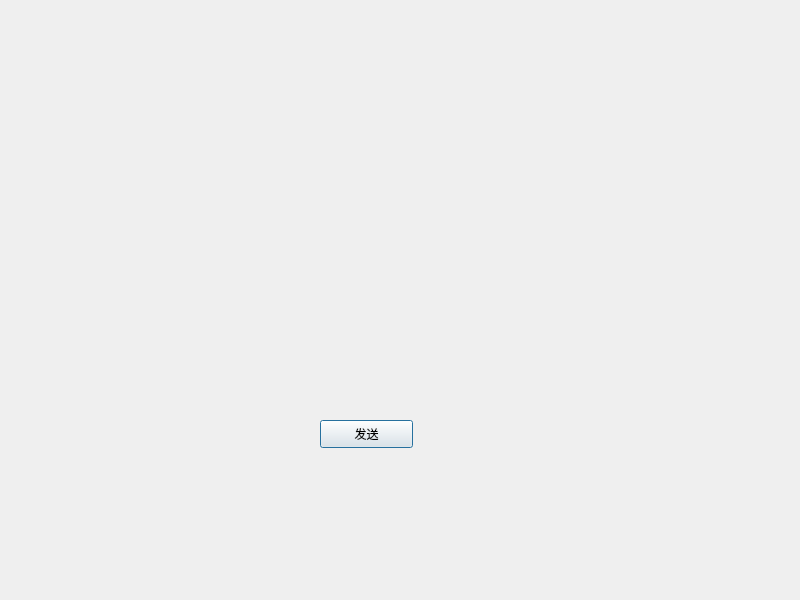
<?xml version="1.0" encoding="UTF-8"?>
<ui version="4.0">
 <class>Dialog</class>
 <widget class="QDialog" name="Dialog">
  <property name="geometry">
   <rect>
    <x>0</x>
    <y>0</y>
    <width>800</width>
    <height>600</height>
   </rect>
  </property>
  <property name="windowTitle">
   <string>Dialog</string>
  </property>
  <widget class="QPushButton" name="pushButton_send">
   <property name="geometry">
    <rect>
     <x>320</x>
     <y>420</y>
     <width>93</width>
     <height>28</height>
    </rect>
   </property>
   <property name="text">
    <string>发送</string>
   </property>
  </widget>
 </widget>
 <resources/>
 <connections/>
</ui>
